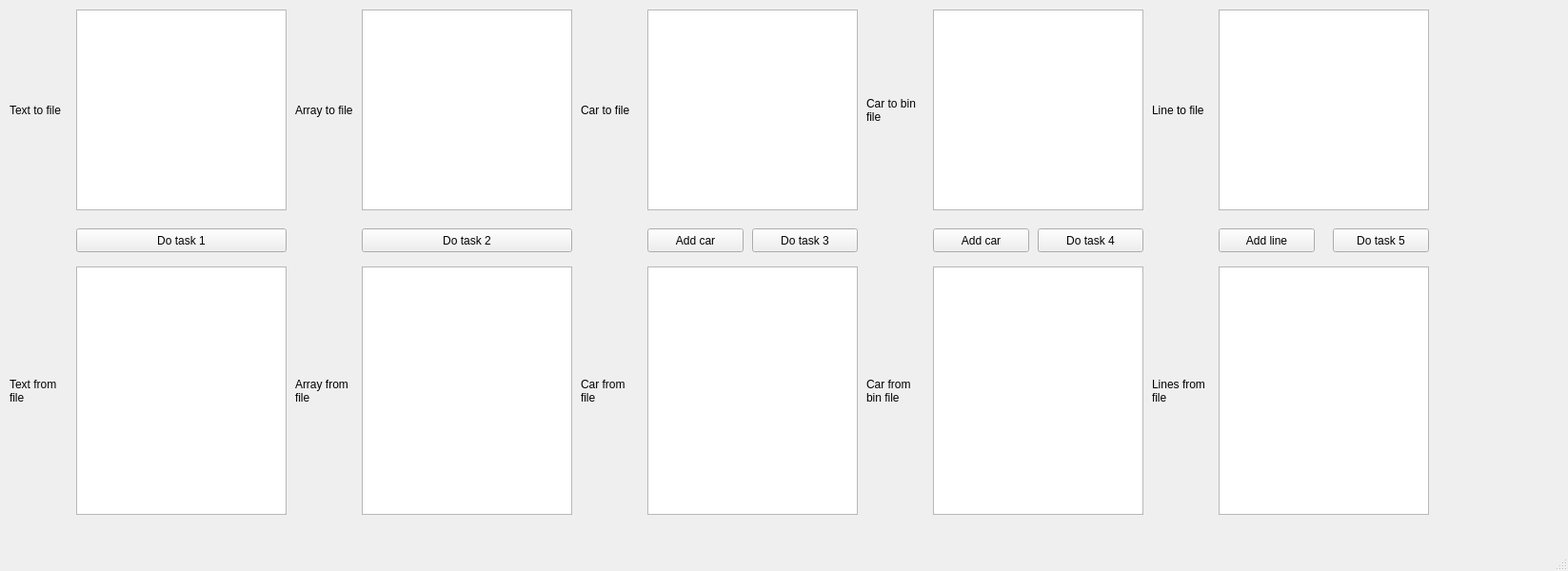
<?xml version="1.0" encoding="UTF-8"?>
<ui version="4.0">
 <class>MainWindow</class>
 <widget class="QMainWindow" name="MainWindow">
  <property name="geometry">
   <rect>
    <x>0</x>
    <y>0</y>
    <width>1647</width>
    <height>600</height>
   </rect>
  </property>
  <property name="windowTitle">
   <string>MainWindow</string>
  </property>
  <widget class="QWidget" name="centralwidget">
   <widget class="QTextEdit" name="textEdit">
    <property name="geometry">
     <rect>
      <x>80</x>
      <y>10</y>
      <width>221</width>
      <height>211</height>
     </rect>
    </property>
   </widget>
   <widget class="QPushButton" name="pushButton">
    <property name="geometry">
     <rect>
      <x>80</x>
      <y>240</y>
      <width>221</width>
      <height>25</height>
     </rect>
    </property>
    <property name="text">
     <string>Do task 1</string>
    </property>
   </widget>
   <widget class="QTextEdit" name="textEdit_2">
    <property name="geometry">
     <rect>
      <x>80</x>
      <y>280</y>
      <width>221</width>
      <height>261</height>
     </rect>
    </property>
    <property name="readOnly">
     <bool>true</bool>
    </property>
   </widget>
   <widget class="QLabel" name="label">
    <property name="geometry">
     <rect>
      <x>10</x>
      <y>10</y>
      <width>61</width>
      <height>211</height>
     </rect>
    </property>
    <property name="text">
     <string>Text to file</string>
    </property>
    <property name="wordWrap">
     <bool>true</bool>
    </property>
   </widget>
   <widget class="QLabel" name="label_2">
    <property name="geometry">
     <rect>
      <x>10</x>
      <y>280</y>
      <width>61</width>
      <height>261</height>
     </rect>
    </property>
    <property name="text">
     <string>Text from file</string>
    </property>
    <property name="wordWrap">
     <bool>true</bool>
    </property>
   </widget>
   <widget class="QTextEdit" name="textEdit_3">
    <property name="geometry">
     <rect>
      <x>380</x>
      <y>280</y>
      <width>221</width>
      <height>261</height>
     </rect>
    </property>
    <property name="readOnly">
     <bool>true</bool>
    </property>
   </widget>
   <widget class="QTextEdit" name="textEdit_4">
    <property name="geometry">
     <rect>
      <x>380</x>
      <y>10</y>
      <width>221</width>
      <height>211</height>
     </rect>
    </property>
   </widget>
   <widget class="QLabel" name="label_3">
    <property name="geometry">
     <rect>
      <x>310</x>
      <y>10</y>
      <width>61</width>
      <height>211</height>
     </rect>
    </property>
    <property name="text">
     <string>Array to file</string>
    </property>
    <property name="wordWrap">
     <bool>true</bool>
    </property>
   </widget>
   <widget class="QPushButton" name="pushButton_2">
    <property name="geometry">
     <rect>
      <x>380</x>
      <y>240</y>
      <width>221</width>
      <height>25</height>
     </rect>
    </property>
    <property name="text">
     <string>Do task 2</string>
    </property>
   </widget>
   <widget class="QLabel" name="label_4">
    <property name="geometry">
     <rect>
      <x>310</x>
      <y>280</y>
      <width>61</width>
      <height>261</height>
     </rect>
    </property>
    <property name="text">
     <string>Array from file</string>
    </property>
    <property name="wordWrap">
     <bool>true</bool>
    </property>
   </widget>
   <widget class="QLabel" name="label_5">
    <property name="geometry">
     <rect>
      <x>610</x>
      <y>280</y>
      <width>61</width>
      <height>261</height>
     </rect>
    </property>
    <property name="text">
     <string>Car from file</string>
    </property>
    <property name="wordWrap">
     <bool>true</bool>
    </property>
   </widget>
   <widget class="QTextEdit" name="textEdit_5">
    <property name="geometry">
     <rect>
      <x>680</x>
      <y>10</y>
      <width>221</width>
      <height>211</height>
     </rect>
    </property>
   </widget>
   <widget class="QLabel" name="label_6">
    <property name="geometry">
     <rect>
      <x>610</x>
      <y>10</y>
      <width>61</width>
      <height>211</height>
     </rect>
    </property>
    <property name="text">
     <string>Car to file</string>
    </property>
    <property name="wordWrap">
     <bool>true</bool>
    </property>
   </widget>
   <widget class="QTextEdit" name="textEdit_6">
    <property name="geometry">
     <rect>
      <x>680</x>
      <y>280</y>
      <width>221</width>
      <height>261</height>
     </rect>
    </property>
    <property name="readOnly">
     <bool>true</bool>
    </property>
   </widget>
   <widget class="QPushButton" name="pushButton_3">
    <property name="geometry">
     <rect>
      <x>790</x>
      <y>240</y>
      <width>111</width>
      <height>25</height>
     </rect>
    </property>
    <property name="text">
     <string>Do task 3</string>
    </property>
   </widget>
   <widget class="QTextEdit" name="textEdit_7">
    <property name="geometry">
     <rect>
      <x>980</x>
      <y>10</y>
      <width>221</width>
      <height>211</height>
     </rect>
    </property>
   </widget>
   <widget class="QLabel" name="label_7">
    <property name="geometry">
     <rect>
      <x>910</x>
      <y>10</y>
      <width>61</width>
      <height>211</height>
     </rect>
    </property>
    <property name="text">
     <string>Car to bin file</string>
    </property>
    <property name="wordWrap">
     <bool>true</bool>
    </property>
   </widget>
   <widget class="QTextEdit" name="textEdit_8">
    <property name="geometry">
     <rect>
      <x>980</x>
      <y>280</y>
      <width>221</width>
      <height>261</height>
     </rect>
    </property>
    <property name="readOnly">
     <bool>true</bool>
    </property>
   </widget>
   <widget class="QPushButton" name="pushButton_4">
    <property name="geometry">
     <rect>
      <x>1090</x>
      <y>240</y>
      <width>111</width>
      <height>25</height>
     </rect>
    </property>
    <property name="text">
     <string>Do task 4</string>
    </property>
   </widget>
   <widget class="QLabel" name="label_8">
    <property name="geometry">
     <rect>
      <x>910</x>
      <y>280</y>
      <width>61</width>
      <height>261</height>
     </rect>
    </property>
    <property name="text">
     <string>Car from bin file</string>
    </property>
    <property name="wordWrap">
     <bool>true</bool>
    </property>
   </widget>
   <widget class="QLabel" name="label_9">
    <property name="geometry">
     <rect>
      <x>1210</x>
      <y>280</y>
      <width>61</width>
      <height>261</height>
     </rect>
    </property>
    <property name="text">
     <string>Lines from file</string>
    </property>
    <property name="wordWrap">
     <bool>true</bool>
    </property>
   </widget>
   <widget class="QTextEdit" name="textEdit_9">
    <property name="geometry">
     <rect>
      <x>1280</x>
      <y>280</y>
      <width>221</width>
      <height>261</height>
     </rect>
    </property>
    <property name="readOnly">
     <bool>true</bool>
    </property>
   </widget>
   <widget class="QLabel" name="label_10">
    <property name="geometry">
     <rect>
      <x>1210</x>
      <y>10</y>
      <width>61</width>
      <height>211</height>
     </rect>
    </property>
    <property name="text">
     <string>Line to file</string>
    </property>
    <property name="wordWrap">
     <bool>true</bool>
    </property>
   </widget>
   <widget class="QPushButton" name="pushButton_5">
    <property name="geometry">
     <rect>
      <x>1400</x>
      <y>240</y>
      <width>101</width>
      <height>25</height>
     </rect>
    </property>
    <property name="text">
     <string>Do task 5</string>
    </property>
   </widget>
   <widget class="QTextEdit" name="textEdit_10">
    <property name="geometry">
     <rect>
      <x>1280</x>
      <y>10</y>
      <width>221</width>
      <height>211</height>
     </rect>
    </property>
   </widget>
   <widget class="QPushButton" name="pushButton_6">
    <property name="geometry">
     <rect>
      <x>1280</x>
      <y>240</y>
      <width>101</width>
      <height>25</height>
     </rect>
    </property>
    <property name="text">
     <string>Add line</string>
    </property>
   </widget>
   <widget class="QPushButton" name="pushButton_7">
    <property name="geometry">
     <rect>
      <x>680</x>
      <y>240</y>
      <width>101</width>
      <height>25</height>
     </rect>
    </property>
    <property name="text">
     <string>Add car</string>
    </property>
   </widget>
   <widget class="QPushButton" name="pushButton_8">
    <property name="geometry">
     <rect>
      <x>980</x>
      <y>240</y>
      <width>101</width>
      <height>25</height>
     </rect>
    </property>
    <property name="text">
     <string>Add car</string>
    </property>
   </widget>
  </widget>
  <widget class="QMenuBar" name="menubar">
   <property name="geometry">
    <rect>
     <x>0</x>
     <y>0</y>
     <width>1647</width>
     <height>22</height>
    </rect>
   </property>
  </widget>
  <widget class="QStatusBar" name="statusbar"/>
 </widget>
 <resources/>
 <connections/>
</ui>
